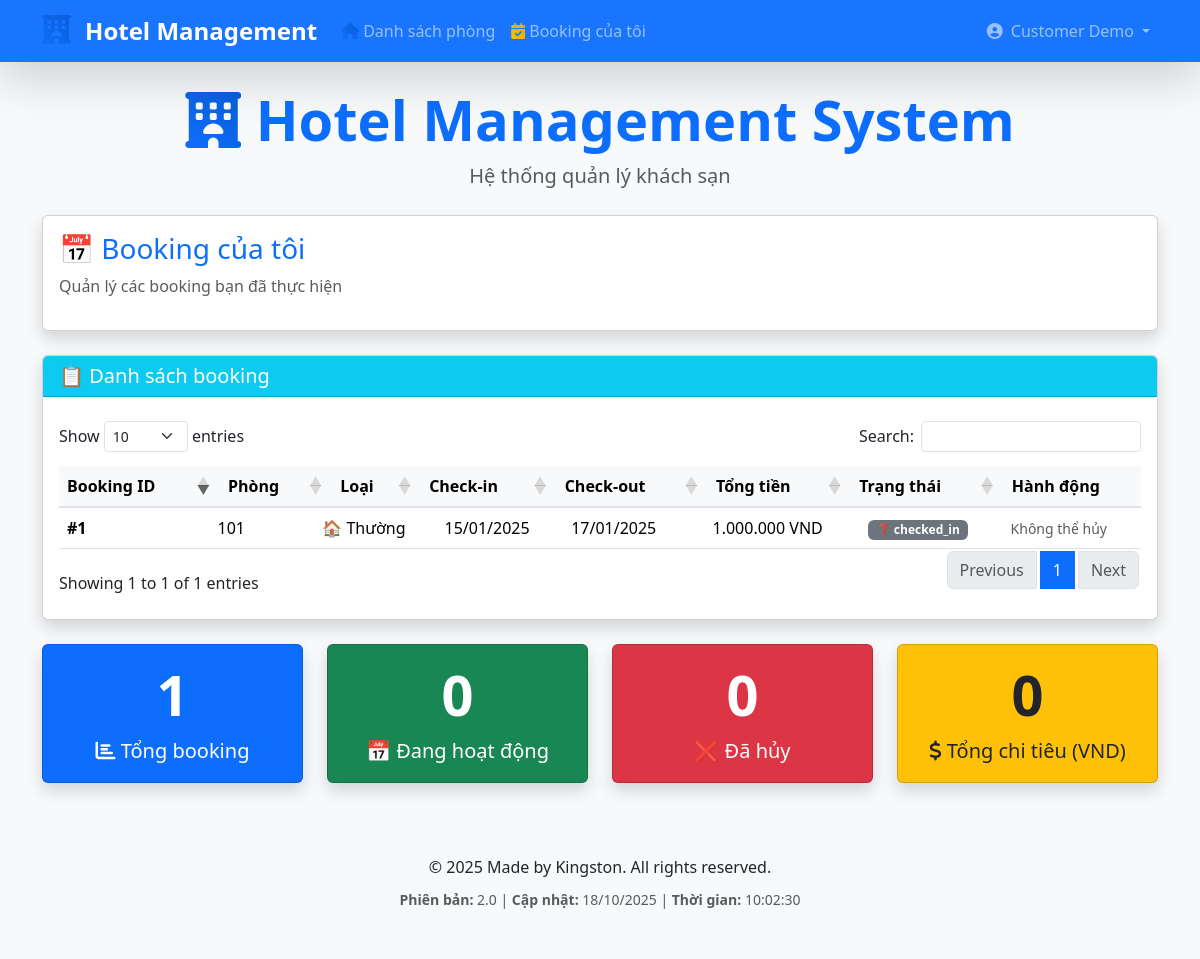
The app's page /my_bookings.php (signed in), older data.
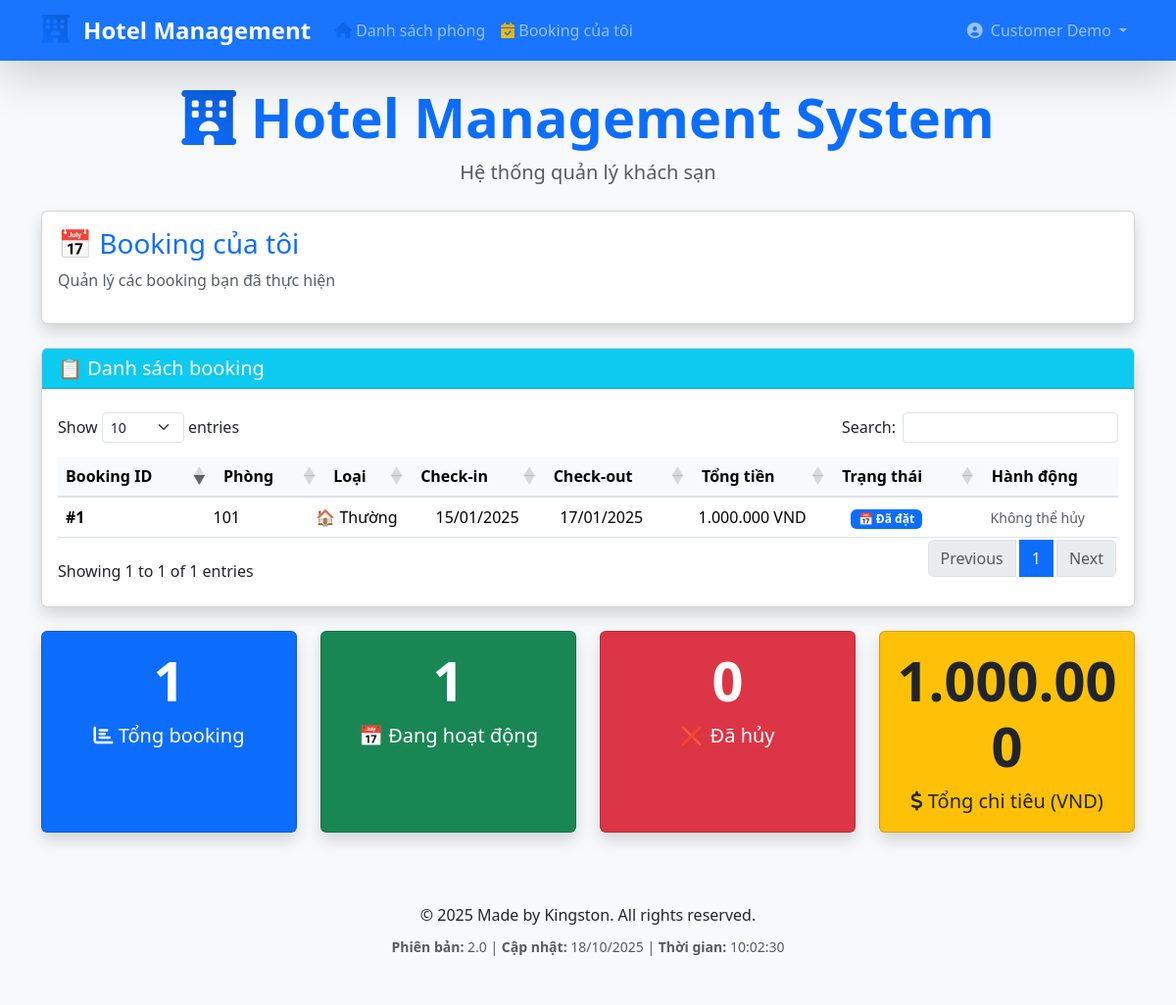
The same page, newer data.
### tables this page shows
CREATE TABLE bookings (
    id INT AUTO_INCREMENT PRIMARY KEY,
    guest_id INT NOT NULL,
    room_id INT NOT NULL,
    checkin DATE NOT NULL,
    checkout DATE NOT NULL,
    total_price DECIMAL(10,2) NOT NULL,
    status ENUM('pending_payment', 'booked', 'checked_in', 'checked_out', 'completed', 'cancelled', 'early_checkout') DEFAULT 'pending_payment',
    payment_status ENUM('unpaid', 'paid', 'partial', 'refunded') DEFAULT 'unpaid',
    created_at TIMESTAMP DEFAULT CURRENT_TIMESTAMP,
    updated_at TIMESTAMP DEFAULT CURRENT_TIMESTAMP ON UPDATE CURRENT_TIMESTAMP,
    FOREIGN KEY (guest_id) REFERENCES guests(id) ON DELETE CASCADE,
    FOREIGN KEY (room_id) REFERENCES rooms(id) ON DELETE CASCADE
);

CREATE TABLE rooms (
    id INT AUTO_INCREMENT PRIMARY KEY,
    room_number VARCHAR(10) UNIQUE NOT NULL,
    type ENUM('VIP', 'Thường') DEFAULT 'Thường',
    floor INT NOT NULL,
    price DECIMAL(10,2) NOT NULL,
    price_per_night DECIMAL(10,2) NOT NULL,   
    status ENUM('available', 'booked', 'occupied', 'cleaning', 'maintenance') DEFAULT 'available',
    amenities TEXT,
    created_at TIMESTAMP DEFAULT CURRENT_TIMESTAMP
);

### auth/auth_functions.php (called while the page is built, shortened)
<?php
function isLoggedIn() {
    return isset($_SESSION['user_id']) && isset($_SESSION['role']);
}
function getUserInfo() {
    return [
        'id' => $_SESSION['user_id'],
        'username' => $_SESSION['username'] ?? '',
        'role' => $_SESSION['role'],
        'full_name' => $_SESSION['full_name'] ?? ''
    ];
}
?>

### my_bookings.php (the view, shortened to what the changed rows need)
<?php
include "db.php";
include "auth/auth_functions.php";
$user = getUserInfo();
$user_id = $user['id'];
$bookings_query = "
    SELECT b.*, r.room_number, r.type as room_type, r.price,
           g.name as guest_name, g.phone as guest_phone
    FROM bookings b
    JOIN rooms r ON b.room_id = r.id
    JOIN guests g ON b.guest_id = g.id
    WHERE g.user_id = $user_id
    ORDER BY b.id DESC
";
$bookings = $conn->query($bookings_query);
include "includes/header.php";
?>
<div class="card shadow mb-4">
    <div class="card-body">
        <h2 class="card-title fs-3 text-primary">📅 Booking của tôi</h2>
    </div>
</div>
<?php if ($bookings->num_rows > 0): ?>
    <div class="card shadow mb-4">
        <div class="card-header bg-info text-white">
            <h3 class="card-title fs-5 mb-0">📋 Danh sách booking</h3>
        </div>
        <div class="card-body">
            <div class="table-responsive">
                <table id="myBookingsTable" class="table table-hover w-100">
                    <thead class="table-info">
                        <tr>
                            <th>Booking ID</th>
                            <th>Phòng</th>
                            <th>Loại</th>
                            <th>Check-in</th>
                            <th>Check-out</th>
                            <th>Tổng tiền</th>
                            <th>Trạng thái</th>
                            <th>Hành động</th>
                        </tr>
                    </thead>
                    <tbody>
                        <?php while ($booking = $bookings->fetch_assoc()): ?>
                        <tr>
                            <td><strong>#<?php echo $booking['id']; ?></strong></td>
                            <td><?php echo $booking['room_number']; ?></td>
                            <td>
                                <?php echo $booking['room_type'] === 'VIP' ? '👑 VIP' : '🏠 Thường'; ?>
                            </td>
                            <td><?php echo date('d/m/Y', strtotime($booking['checkin'])); ?></td>
                            <td><?php echo date('d/m/Y', strtotime($booking['checkout'])); ?></td>
                            <td><?php echo number_format($booking['total_price'], 0, ',', '.'); ?> VND</td>
                            <td>
                                <?php
                                switch ($booking['status']) {
                                    case 'booked':
                                        echo '<span class="badge bg-primary">📅 Đã đặt</span>';
                                        break;
                                    default:
                                        echo '<span class="badge bg-secondary">❓ ' . $booking['status'] . '</span>';
                                }
                                ?>
                            </td>
                            <td>
                                <?php if ($booking['status'] === 'booked' && $booking['checkin'] > date('Y-m-d')): ?>
                                    <form method="POST" class="d-inline"
                                          onsubmit="return confirm('Bạn có chắc muốn hủy booking này?')">
                                        <input type="hidden" name="booking_id" value="<?php echo $booking['id']; ?>">
                                        <button type="submit" name="cancel_booking"
                                                class="btn btn-warning btn-sm">
                                            ❌ Hủy booking
                                        </button>
                                    </form>
                                <?php elseif ($booking['checkin'] <= date('Y-m-d')): ?>
                                    <span class="text-muted small">Không thể hủy</span>
                                <?php endif; ?>
                            </td>
                        </tr>
                        <?php endwhile; ?>
                    </tbody>
                </table>
            </div>
        </div>
    </div>
    <?php
    $stats = $conn->query("
        SELECT
            COUNT(*) as total_bookings,
            SUM(CASE WHEN status = 'booked' THEN 1 ELSE 0 END) as active_bookings,
            SUM(CASE WHEN status = 'cancelled' THEN 1 ELSE 0 END) as cancelled_bookings,
            SUM(CASE WHEN status IN ('booked', 'early_checkout') AND checkin <= CURDATE() THEN total_price ELSE 0 END) as total_spent
        FROM bookings b
        JOIN guests g ON b.guest_id = g.id
        WHERE g.user_id = $user_id
    ")->fetch_assoc();
    ?>
    <div class="row g-4 mb-4">
        <div class="col-lg-3 col-md-6 col-sm-12">
            <div class="card bg-primary text-white text-center h-100 shadow">
                <div class="card-body">
                    <div class="display-4 fw-bold mb-2"><?php echo $stats['total_bookings']; ?></div>
                    <div class="fs-5"><i class="fas fa-chart-bar"></i> Tổng booking</div>
                </div>
            </div>
        </div>
        <div class="col-lg-3 col-md-6 col-sm-12">
            <div class="card bg-success text-white text-center h-100 shadow">
                <div class="card-body">
                    <div class="display-4 fw-bold mb-2"><?php echo $stats['active_bookings']; ?></div>
                    <div class="fs-5">📅 Đang hoạt động</div>
                </div>
            </div>
        </div>
        <div class="col-lg-3 col-md-6 col-sm-12">
            <div class="card bg-danger text-white text-center h-100 shadow">
                <div class="card-body">
                    <div class="display-4 fw-bold mb-2"><?php echo $stats['cancelled_bookings']; ?></div>
                    <div class="fs-5">❌ Đã hủy</div>
                </div>
            </div>
        </div>
        <div class="col-lg-3 col-md-6 col-sm-12">
            <div class="card bg-warning text-dark text-center h-100 shadow">
                <div class="card-body">
                    <div class="display-4 fw-bold mb-2"><?php echo number_format($stats['total_spent'], 0, ',', '.'); ?></div>
                    <div class="fs-5"><i class="fas fa-dollar-sign"></i> Tổng chi tiêu (VND)</div>
                </div>
            </div>
        </div>
    </div>
<?php endif; ?>
<?php include "includes/footer.php"; ?>

Row changes from the older to the newer data that the page shows:
changed bookings id 1: status "checked_in" → (not shown); status "❓" → "📅 Đã đặt"
Text that changed along with them:
$stats['active_bookings']: "0" → "1"
$stats['total_spent']: "0" → "1.000.000"
